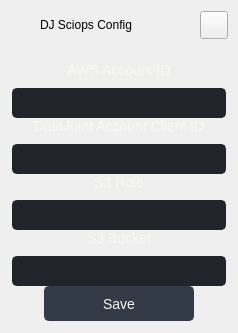
        <widget class="QFrame" name="extraLeftBox">
         <property name="sizePolicy">
          <sizepolicy hsizetype="Preferred" vsizetype="Preferred">
           <horstretch>0</horstretch>
           <verstretch>0</verstretch>
          </sizepolicy>
         </property>
         <property name="minimumSize">
          <size>
           <width>0</width>
           <height>0</height>
          </size>
         </property>
         <property name="maximumSize">
          <size>
           <width>0</width>
           <height>16777215</height>
          </size>
         </property>
         <property name="frameShape">
          <enum>QFrame::NoFrame</enum>
         </property>
         <property name="frameShadow">
          <enum>QFrame::Raised</enum>
         </property>
         <layout class="QVBoxLayout" name="extraColumLayout">
          <property name="spacing">
           <number>0</number>
          </property>
          <property name="leftMargin">
           <number>0</number>
          </property>
          <property name="topMargin">
           <number>0</number>
          </property>
          <property name="rightMargin">
           <number>0</number>
          </property>
          <property name="bottomMargin">
           <number>0</number>
          </property>
          <item>
           <widget class="QFrame" name="extraTopBg">
            <property name="minimumSize">
             <size>
              <width>0</width>
              <height>50</height>
             </size>
            </property>
            <property name="maximumSize">
             <size>
              <width>16777215</width>
              <height>50</height>
             </size>
            </property>
            <property name="frameShape">
             <enum>QFrame::NoFrame</enum>
            </property>
            <property name="frameShadow">
             <enum>QFrame::Raised</enum>
            </property>
            <layout class="QVBoxLayout" name="verticalLayout_11">
             <property name="spacing">
              <number>0</number>
             </property>
             <property name="leftMargin">
              <number>0</number>
             </property>
             <property name="topMargin">
              <number>0</number>
             </property>
             <property name="rightMargin">
              <number>0</number>
             </property>
             <property name="bottomMargin">
              <number>0</number>
             </property>
             <item>
              <layout class="QGridLayout" name="extraTopLayout">
               <property name="leftMargin">
                <number>10</number>
               </property>
               <property name="rightMargin">
                <number>10</number>
               </property>
               <property name="horizontalSpacing">
                <number>10</number>
               </property>
               <property name="verticalSpacing">
                <number>0</number>
               </property>
               <item row="0" column="0">
                <widget class="QFrame" name="extraIcon">
                 <property name="minimumSize">
                  <size>
                   <width>20</width>
                   <height>0</height>
                  </size>
                 </property>
                 <property name="maximumSize">
                  <size>
                   <width>20</width>
                   <height>20</height>
                  </size>
                 </property>
                 <property name="frameShape">
                  <enum>QFrame::NoFrame</enum>
                 </property>
                 <property name="frameShadow">
                  <enum>QFrame::Raised</enum>
                 </property>
                </widget>
               </item>
               <item row="0" column="1">
                <widget class="QLabel" name="extraLabel">
                 <property name="minimumSize">
                  <size>
                   <width>150</width>
                   <height>0</height>
                  </size>
                 </property>
                 <property name="text">
                  <string>DJ Sciops Config</string>
                 </property>
                </widget>
               </item>
               <item row="0" column="2">
                <widget class="QPushButton" name="extraCloseColumnBtn">
                 <property name="minimumSize">
                  <size>
                   <width>28</width>
                   <height>28</height>
                  </size>
                 </property>
                 <property name="maximumSize">
                  <size>
                   <width>28</width>
                   <height>28</height>
                  </size>
                 </property>
                 <property name="cursor">
                  <cursorShape>PointingHandCursor</cursorShape>
                 </property>
                 <property name="toolTip">
                  <string>Close left box</string>
                 </property>
                 <property name="text">
                  <string/>
                 </property>
                 <property name="icon">
                  <iconset resource="../../../../repos/Modern_GUI_PyDracula_PySide6_or_PyQt6-master/resources.qrc">
                   <normaloff>:/icons/images/icons/icon_close.png</normaloff>:/icons/images/icons/icon_close.png</iconset>
                 </property>
                 <property name="iconSize">
                  <size>
                   <width>20</width>
                   <height>20</height>
                  </size>
                 </property>
                </widget>
               </item>
              </layout>
             </item>
            </layout>
           </widget>
          </item>
          <item>
           <widget class="QFrame" name="extraContent">
            <property name="frameShape">
             <enum>QFrame::NoFrame</enum>
            </property>
            <property name="frameShadow">
             <enum>QFrame::Raised</enum>
            </property>
            <layout class="QVBoxLayout" name="verticalLayout_12">
             <property name="spacing">
              <number>0</number>
             </property>
             <property name="leftMargin">
              <number>12</number>
             </property>
             <property name="topMargin">
              <number>12</number>
             </property>
             <property name="rightMargin">
              <number>12</number>
             </property>
             <property name="bottomMargin">
              <number>12</number>
             </property>
             <item alignment="Qt::AlignVCenter">
              <widget class="QFrame" name="row_1">
               <property name="minimumSize">
                <size>
                 <width>0</width>
                 <height>0</height>
                </size>
               </property>
               <property name="layoutDirection">
                <enum>Qt::LeftToRight</enum>
               </property>
               <property name="autoFillBackground">
                <bool>false</bool>
               </property>
               <property name="styleSheet">
                <string notr="true">border: 0;</string>
               </property>
               <property name="frameShape">
                <enum>QFrame::StyledPanel</enum>
               </property>
               <property name="frameShadow">
                <enum>QFrame::Raised</enum>
               </property>
               <layout class="QGridLayout" name="gridLayout_2">
                <property name="leftMargin">
                 <number>0</number>
                </property>
                <property name="topMargin">
                 <number>0</number>
                </property>
                <property name="rightMargin">
                 <number>0</number>
                </property>
                <property name="bottomMargin">
                 <number>0</number>
                </property>
                <property name="horizontalSpacing">
                 <number>0</number>
                </property>
                <property name="verticalSpacing">
                 <number>10</number>
                </property>
                <item row="1" column="0">
                 <widget class="QLineEdit" name="aws_acc_id">
                  <property name="sizePolicy">
                   <sizepolicy hsizetype="Expanding" vsizetype="Fixed">
                    <horstretch>0</horstretch>
                    <verstretch>0</verstretch>
                   </sizepolicy>
                  </property>
                  <property name="minimumSize">
                   <size>
                    <width>200</width>
                    <height>30</height>
                   </size>
                  </property>
                  <property name="styleSheet">
                   <string notr="true">QLineEdit {
	background-color: rgb(33, 37, 43);
	border-radius: 5px;
	border: 2px solid rgb(33, 37, 43);
	padding-left: 10px;
	selection-color: rgb(255, 255, 255);
	selection-background-color: rgb(255, 121, 198);
}
QLineEdit:hover {
	border: 2px solid rgb(64, 71, 88);
}
QLineEdit:focus {
	border: 2px solid rgb(91, 101, 124);
}</string>
                  </property>
                  <property name="text">
                   <string/>
                  </property>
                  <property name="placeholderText">
                   <string/>
                  </property>
                 </widget>
                </item>
                <item row="0" column="0">
                 <widget class="QLabel" name="labelVersion_4">
                  <property name="sizePolicy">
                   <sizepolicy hsizetype="Expanding" vsizetype="Fixed">
                    <horstretch>0</horstretch>
                    <verstretch>0</verstretch>
                   </sizepolicy>
                  </property>
                  <property name="minimumSize">
                   <size>
                    <width>0</width>
                    <height>0</height>
                   </size>
                  </property>
                  <property name="font">
                   <font>
                    <family>Segoe UI</family>
                    <pointsize>-1</pointsize>
                    <italic>false</italic>
                    <bold>false</bold>
                   </font>
                  </property>
                  <property name="styleSheet">
                   <string notr="true">color: #f8f8f2; font: 14px</string>
                  </property>
                  <property name="lineWidth">
                   <number>1</number>
                  </property>
                  <property name="text">
                   <string>AWS Account ID</string>
                  </property>
                  <property name="alignment">
                   <set>Qt::AlignCenter</set>
                  </property>
                 </widget>
                </item>
               </layout>
              </widget>
             </item>
             <item alignment="Qt::AlignVCenter">
              <widget class="QFrame" name="row_2">
               <property name="styleSheet">
                <string notr="true">border: 0;</string>
               </property>
               <property name="frameShape">
                <enum>QFrame::StyledPanel</enum>
               </property>
               <property name="frameShadow">
                <enum>QFrame::Raised</enum>
               </property>
               <layout class="QGridLayout" name="gridLayout_5" rowstretch="0,0">
                <property name="leftMargin">
                 <number>0</number>
                </property>
                <property name="topMargin">
                 <number>0</number>
                </property>
                <property name="rightMargin">
                 <number>0</number>
                </property>
                <property name="bottomMargin">
                 <number>0</number>
                </property>
                <property name="horizontalSpacing">
                 <number>0</number>
                </property>
                <property name="verticalSpacing">
                 <number>10</number>
                </property>
                <item row="1" column="0">
                 <widget class="QLineEdit" name="dj_acc_client_id">
                  <property name="sizePolicy">
                   <sizepolicy hsizetype="Expanding" vsizetype="Fixed">
                    <horstretch>0</horstretch>
                    <verstretch>0</verstretch>
                   </sizepolicy>
                  </property>
                  <property name="minimumSize">
                   <size>
                    <width>200</width>
                    <height>30</height>
                   </size>
                  </property>
                  <property name="styleSheet">
                   <string notr="true">QLineEdit {
	background-color: rgb(33, 37, 43);
	border-radius: 5px;
	border: 2px solid rgb(33, 37, 43);
	padding-left: 10px;
	selection-color: rgb(255, 255, 255);
	selection-background-color: rgb(255, 121, 198);
}
QLineEdit:hover {
	border: 2px solid rgb(64, 71, 88);
}
QLineEdit:focus {
	border: 2px solid rgb(91, 101, 124);
}</string>
                  </property>
                  <property name="text">
                   <string/>
                  </property>
                  <property name="placeholderText">
                   <string/>
                  </property>
                 </widget>
                </item>
                <item row="0" column="0">
                 <widget class="QLabel" name="labelVersion_7">
                  <property name="sizePolicy">
                   <sizepolicy hsizetype="Expanding" vsizetype="Fixed">
                    <horstretch>0</horstretch>
                    <verstretch>0</verstretch>
                   </sizepolicy>
                  </property>
                  <property name="minimumSize">
                   <size>
                    <width>0</width>
                    <height>0</height>
                   </size>
                  </property>
                  <property name="styleSheet">
                   <string notr="true">color: #f8f8f2; font: 14px</string>
                  </property>
                  <property name="lineWidth">
                   <number>1</number>
                  </property>
                  <property name="text">
                   <string>DataJoint Account Client ID</string>
                  </property>
                  <property name="alignment">
                   <set>Qt::AlignCenter</set>
                  </property>
                 </widget>
                </item>
               </layout>
              </widget>
             </item>
             <item alignment="Qt::AlignVCenter">
              <widget class="QFrame" name="row_3">
               <property name="styleSheet">
                <string notr="true">border: 0;</string>
               </property>
               <property name="frameShape">
                <enum>QFrame::StyledPanel</enum>
               </property>
               <property name="frameShadow">
                <enum>QFrame::Raised</enum>
               </property>
               <layout class="QGridLayout" name="gridLayout_3" rowstretch="0,0">
                <property name="leftMargin">
                 <number>0</number>
                </property>
                <property name="topMargin">
                 <number>0</number>
                </property>
                <property name="rightMargin">
                 <number>0</number>
                </property>
                <property name="bottomMargin">
                 <number>0</number>
                </property>
                <property name="horizontalSpacing">
                 <number>0</number>
                </property>
                <property name="verticalSpacing">
                 <number>10</number>
                </property>
                <item row="0" column="0">
                 <widget class="QLabel" name="labelVersion_5">
                  <property name="sizePolicy">
                   <sizepolicy hsizetype="Expanding" vsizetype="Fixed">
                    <horstretch>0</horstretch>
                    <verstretch>0</verstretch>
                   </sizepolicy>
                  </property>
                  <property name="minimumSize">
                   <size>
                    <width>0</width>
                    <height>0</height>
                   </size>
                  </property>
                  <property name="font">
                   <font>
                    <family>Segoe UI</family>
                    <pointsize>-1</pointsize>
                    <italic>false</italic>
                    <bold>false</bold>
                   </font>
                  </property>
                  <property name="styleSheet">
                   <string notr="true">color: #f8f8f2; font: 14px</string>
                  </property>
                  <property name="lineWidth">
                   <number>1</number>
                  </property>
                  <property name="text">
                   <string>S3 Role</string>
                  </property>
                  <property name="alignment">
                   <set>Qt::AlignCenter</set>
                  </property>
                 </widget>
                </item>
                <item row="1" column="0">
                 <widget class="QLineEdit" name="s3_role">
                  <property name="sizePolicy">
                   <sizepolicy hsizetype="Expanding" vsizetype="Fixed">
                    <horstretch>0</horstretch>
                    <verstretch>0</verstretch>
                   </sizepolicy>
                  </property>
                  <property name="minimumSize">
                   <size>
                    <width>200</width>
                    <height>30</height>
                   </size>
                  </property>
                  <property name="styleSheet">
                   <string notr="true">QLineEdit {
	background-color: rgb(33, 37, 43);
	border-radius: 5px;
	border: 2px solid rgb(33, 37, 43);
	padding-left: 10px;
	selection-color: rgb(255, 255, 255);
	selection-background-color: rgb(255, 121, 198);
}
QLineEdit:hover {
	border: 2px solid rgb(64, 71, 88);
}
QLineEdit:focus {
	border: 2px solid rgb(91, 101, 124);
}</string>
                  </property>
                  <property name="text">
                   <string/>
                  </property>
                  <property name="placeholderText">
                   <string/>
                  </property>
                 </widget>
                </item>
               </layout>
              </widget>
             </item>
             <item alignment="Qt::AlignVCenter">
              <widget class="QFrame" name="row_4">
               <property name="styleSheet">
                <string notr="true">border: 0;</string>
               </property>
               <property name="frameShape">
                <enum>QFrame::StyledPanel</enum>
               </property>
               <property name="frameShadow">
                <enum>QFrame::Raised</enum>
               </property>
               <layout class="QGridLayout" name="gridLayout_4" rowstretch="0,0">
                <property name="leftMargin">
                 <number>0</number>
                </property>
                <property name="topMargin">
                 <number>0</number>
                </property>
                <property name="rightMargin">
                 <number>0</number>
                </property>
                <property name="bottomMargin">
                 <number>0</number>
                </property>
                <property name="horizontalSpacing">
                 <number>0</number>
                </property>
                <property name="verticalSpacing">
                 <number>10</number>
                </property>
                <item row="1" column="0">
                 <widget class="QLineEdit" name="s3_bucket">
                  <property name="sizePolicy">
                   <sizepolicy hsizetype="Expanding" vsizetype="Fixed">
                    <horstretch>0</horstretch>
                    <verstretch>0</verstretch>
                   </sizepolicy>
                  </property>
                  <property name="minimumSize">
                   <size>
                    <width>200</width>
                    <height>30</height>
                   </size>
                  </property>
                  <property name="styleSheet">
                   <string notr="true">QLineEdit {
	background-color: rgb(33, 37, 43);
	border-radius: 5px;
	border: 2px solid rgb(33, 37, 43);
	padding-left: 10px;
	selection-color: rgb(255, 255, 255);
	selection-background-color: rgb(255, 121, 198);
}
QLineEdit:hover {
	border: 2px solid rgb(64, 71, 88);
}
QLineEdit:focus {
	border: 2px solid rgb(91, 101, 124);
}</string>
                  </property>
                  <property name="text">
                   <string/>
                  </property>
                  <property name="placeholderText">
                   <string/>
                  </property>
                 </widget>
                </item>
                <item row="0" column="0">
                 <widget class="QLabel" name="labelVersion_6">
                  <property name="sizePolicy">
                   <sizepolicy hsizetype="Expanding" vsizetype="Fixed">
                    <horstretch>0</horstretch>
                    <verstretch>0</verstretch>
                   </sizepolicy>
                  </property>
                  <property name="minimumSize">
                   <size>
                    <width>0</width>
                    <height>0</height>
                   </size>
                  </property>
                  <property name="styleSheet">
                   <string notr="true">color: #f8f8f2; font: 14px</string>
                  </property>
                  <property name="lineWidth">
                   <number>1</number>
                  </property>
                  <property name="text">
                   <string>S3 Bucket</string>
                  </property>
                  <property name="alignment">
                   <set>Qt::AlignCenter</set>
                  </property>
                 </widget>
                </item>
               </layout>
              </widget>
             </item>
             <item alignment="Qt::AlignVCenter">
              <widget class="QFrame" name="row_5">
               <property name="styleSheet">
                <string notr="true">border: 0;</string>
               </property>
               <property name="frameShape">
                <enum>QFrame::StyledPanel</enum>
               </property>
               <property name="frameShadow">
                <enum>QFrame::Raised</enum>
               </property>
               <layout class="QGridLayout" name="gridLayout">
                <property name="leftMargin">
                 <number>0</number>
                </property>
                <property name="topMargin">
                 <number>0</number>
                </property>
                <property name="rightMargin">
                 <number>0</number>
                </property>
                <property name="bottomMargin">
                 <number>0</number>
                </property>
                <item row="0" column="0">
                 <widget class="QPushButton" name="btn_save_config">
                  <property name="sizePolicy">
                   <sizepolicy hsizetype="Fixed" vsizetype="Fixed">
                    <horstretch>0</horstretch>
                    <verstretch>0</verstretch>
                   </sizepolicy>
                  </property>
                  <property name="minimumSize">
                   <size>
                    <width>150</width>
                    <height>35</height>
                   </size>
                  </property>
                  <property name="font">
                   <font>
                    <family>Segoe UI</family>
                    <pointsize>-1</pointsize>
                    <italic>false</italic>
                    <bold>false</bold>
                   </font>
                  </property>
                  <property name="cursor">
                   <cursorShape>PointingHandCursor</cursorShape>
                  </property>
                  <property name="mouseTracking">
                   <bool>true</bool>
                  </property>
                  <property name="styleSheet">
                   <string notr="true">QPushButton {
	color: #f8f8f2;
	font: 14px;
	border: 2px solid rgb(52, 59, 72);
	border-radius: 5px;	
	background-color: rgb(52, 59, 72);
}
QPushButton:hover {
	background-color: rgb(57, 65, 80);
	border: 2px solid rgb(61, 70, 86);
}
QPushButton:pressed {	
	background-color: rgb(35, 40, 49);
	border: 2px solid rgb(43, 50, 61);
}</string>
                  </property>
                  <property name="text">
                   <string>Save</string>
                  </property>
                 </widget>
                </item>
               </layout>
              </widget>
             </item>
            </layout>
           </widget>
          </item>
         </layout>
        </widget>
